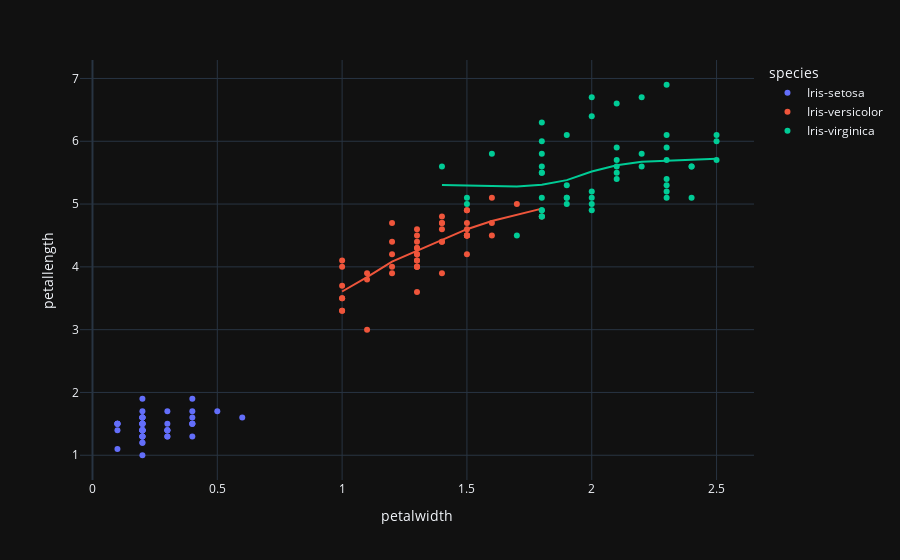

Notebook code cell kept with this figure:
### Code cell
px.scatter(data, x="petalwidth", y="petallength", color="species", trendline="lowess", template='plotly_dark')

### Figure 1 — Plotly figure (JSON) as saved in the notebook; plotly's stock layout.template omitted (floating-point values rounded to 4 significant figures)
{"data": [{"hovertemplate": "species=Iris-setosa<br>petalwidth=%{x}<br>petallength=%{y}<extra></extra>", "legendgroup": "Iris-setosa", "marker": {"color": "#636efa", "symbol": "circle"}, "mode": "markers", "name": "Iris-setosa", "orientation": "v", "showlegend": true, "type": "scatter", "x": [0.2, 0.2, 0.2, 0.2, 0.2, 0.4, 0.3, 0.2, 0.2, 0.1, 0.2, 0.2, 0.1, 0.1, 0.2, 0.4, 0.4, 0.3, 0.3, 0.3, 0.2, 0.4, 0.2, 0.5, 0.2, 0.2, 0.4, 0.2, 0.2, 0.2, 0.2, 0.4, 0.1, 0.2, 0.1, 0.2, 0.2, 0.1, 0.2, 0.2, 0.3, 0.3, 0.2, 0.6, 0.4, 0.3, 0.2, 0.2, 0.2, 0.2], "xaxis": "x", "y": [1.4, 1.4, 1.3, 1.5, 1.4, 1.7, 1.4, 1.5, 1.4, 1.5, 1.5, 1.6, 1.4, 1.1, 1.2, 1.5, 1.3, 1.4, 1.7, 1.5, 1.7, 1.5, 1, 1.7, 1.9, 1.6, 1.6, 1.5, 1.4, 1.6, 1.6, 1.5, 1.5, 1.4, 1.5, 1.2, 1.3, 1.5, 1.3, 1.5, 1.3, 1.3, 1.3, 1.6, 1.9, 1.4, 1.6, 1.4, 1.5, 1.4], "yaxis": "y"}, {"hovertemplate": "<b>LOWESS trendline</b><br><br>species=Iris-setosa<br>petalwidth=%{x}<br>petallength=%{y} <b>(trend)</b><extra></extra>", "legendgroup": "Iris-setosa", "marker": {"color": "#636efa", "symbol": "circle"}, "mode": "lines", "name": "Iris-setosa", "showlegend": false, "type": "scatter", "x": [0.1, 0.1, 0.1, 0.1, 0.1, 0.1, 0.2, 0.2, 0.2, 0.2, 0.2, 0.2, 0.2, 0.2, 0.2, 0.2, 0.2, 0.2, 0.2, 0.2, 0.2, 0.2, 0.2, 0.2, 0.2, 0.2, 0.2, 0.2, 0.2, 0.2, 0.2, 0.2, 0.2, 0.2, 0.3, 0.3, 0.3, 0.3, 0.3, 0.3, 0.3, 0.4, 0.4, 0.4, 0.4, 0.4, 0.4, 0.4, 0.5, 0.6], "xaxis": "x", "y": [null, null, null, null, null, null, null, null, null, null, null, null, null, null, null, null, null, null, null, null, null, null, null, null, null, null, null, null, null, null, null, null, null, null, null, null, null, null, null, null, null, null, null, null, null, null, null, null, null, null], "yaxis": "y"}, {"hovertemplate": "species=Iris-versicolor<br>petalwidth=%{x}<br>petallength=%{y}<extra></extra>", "legendgroup": "Iris-versicolor", "marker": {"color": "#EF553B", "symbol": "circle"}, "mode": "markers", "name": "Iris-versicolor", "orientation": "v", "showlegend": true, "type": "scatter", "x": [1.4, 1.5, 1.5, 1.3, 1.5, 1.3, 1.6, 1, 1.3, 1.4, 1, 1.5, 1, 1.4, 1.3, 1.4, 1.5, 1, 1.5, 1.1, 1.8, 1.3, 1.5, 1.2, 1.3, 1.4, 1.4, 1.7, 1.5, 1, 1.1, 1, 1.2, 1.6, 1.5, 1.6, 1.5, 1.3, 1.3, 1.3, 1.2, 1.4, 1.2, 1, 1.3, 1.2, 1.3, 1.3, 1.1, 1.3], "xaxis": "x", "y": [4.7, 4.5, 4.9, 4, 4.6, 4.5, 4.7, 3.3, 4.6, 3.9, 3.5, 4.2, 4, 4.7, 3.6, 4.4, 4.5, 4.1, 4.5, 3.9, 4.8, 4, 4.9, 4.7, 4.3, 4.4, 4.8, 5, 4.5, 3.5, 3.8, 3.7, 3.9, 5.1, 4.5, 4.5, 4.7, 4.4, 4.1, 4, 4.4, 4.6, 4, 3.3, 4.2, 4.2, 4.2, 4.3, 3, 4.1], "yaxis": "y"}, {"hovertemplate": "<b>LOWESS trendline</b><br><br>species=Iris-versicolor<br>petalwidth=%{x}<br>petallength=%{y} <b>(trend)</b><extra></extra>", "legendgroup": "Iris-versicolor", "marker": {"color": "#EF553B", "symbol": "circle"}, "mode": "lines", "name": "Iris-versicolor", "showlegend": false, "type": "scatter", "x": [1, 1, 1, 1, 1, 1, 1, 1.1, 1.1, 1.1, 1.2, 1.2, 1.2, 1.2, 1.2, 1.3, 1.3, 1.3, 1.3, 1.3, 1.3, 1.3, 1.3, 1.3, 1.3, 1.3, 1.3, 1.3, 1.4, 1.4, 1.4, 1.4, 1.4, 1.4, 1.4, 1.5, 1.5, 1.5, 1.5, 1.5, 1.5, 1.5, 1.5, 1.5, 1.5, 1.6, 1.6, 1.6, 1.7, 1.8], "xaxis": "x", "y": [3.608, 3.608, 3.608, 3.608, 3.608, 3.608, 3.608, 3.835, 3.835, 3.835, 4.084, 4.084, 4.084, 4.084, 4.084, 4.257, 4.257, 4.257, 4.257, 4.257, 4.257, 4.257, 4.257, 4.257, 4.257, 4.257, 4.257, 4.257, 4.434, 4.434, 4.434, 4.434, 4.434, 4.434, 4.434, 4.6, 4.6, 4.6, 4.6, 4.6, 4.6, 4.6, 4.6, 4.6, 4.6, 4.729, 4.729, 4.729, 4.823, 4.928], "yaxis": "y"}, {"hovertemplate": "species=Iris-virginica<br>petalwidth=%{x}<br>petallength=%{y}<extra></extra>", "legendgroup": "Iris-virginica", "marker": {"color": "#00cc96", "symbol": "circle"}, "mode": "markers", "name": "Iris-virginica", "orientation": "v", "showlegend": true, "type": "scatter", "x": [2.5, 1.9, 2.1, 1.8, 2.2, 2.1, 1.7, 1.8, 1.8, 2.5, 2, 1.9, 2.1, 2, 2.4, 2.3, 1.8, 2.2, 2.3, 1.5, 2.3, 2, 2, 1.8, 2.1, 1.8, 1.8, 1.8, 2.1, 1.6, 1.9, 2, 2.2, 1.5, 1.4, 2.3, 2.4, 1.8, 1.8, 2.1, 2.4, 2.3, 1.9, 2.3, 2.5, 2.3, 1.9, 2, 2.3, 1.8], "xaxis": "x", "y": [6, 5.1, 5.9, 5.6, 5.8, 6.6, 4.5, 6.3, 5.8, 6.1, 5.1, 5.3, 5.5, 5, 5.1, 5.3, 5.5, 6.7, 6.9, 5, 5.7, 4.9, 6.7, 4.9, 5.7, 6, 4.8, 4.9, 5.6, 5.8, 6.1, 6.4, 5.6, 5.1, 5.6, 6.1, 5.6, 5.5, 4.8, 5.4, 5.6, 5.1, 5.1, 5.9, 5.7, 5.2, 5, 5.2, 5.4, 5.1], "yaxis": "y"}, {"hovertemplate": "<b>LOWESS trendline</b><br><br>species=Iris-virginica<br>petalwidth=%{x}<br>petallength=%{y} <b>(trend)</b><extra></extra>", "legendgroup": "Iris-virginica", "marker": {"color": "#00cc96", "symbol": "circle"}, "mode": "lines", "name": "Iris-virginica", "showlegend": false, "type": "scatter", "x": [1.4, 1.5, 1.5, 1.6, 1.7, 1.8, 1.8, 1.8, 1.8, 1.8, 1.8, 1.8, 1.8, 1.8, 1.8, 1.8, 1.9, 1.9, 1.9, 1.9, 1.9, 2, 2, 2, 2, 2, 2, 2.1, 2.1, 2.1, 2.1, 2.1, 2.1, 2.2, 2.2, 2.2, 2.3, 2.3, 2.3, 2.3, 2.3, 2.3, 2.3, 2.3, 2.4, 2.4, 2.4, 2.5, 2.5, 2.5], "xaxis": "x", "y": [5.303, 5.298, 5.298, 5.291, 5.282, 5.308, 5.308, 5.308, 5.308, 5.308, 5.308, 5.308, 5.308, 5.308, 5.308, 5.308, 5.381, 5.381, 5.381, 5.381, 5.381, 5.519, 5.519, 5.519, 5.519, 5.519, 5.519, 5.617, 5.617, 5.617, 5.617, 5.617, 5.617, 5.672, 5.672, 5.672, 5.683, 5.683, 5.683, 5.683, 5.683, 5.683, 5.683, 5.683, 5.705, 5.705, 5.705, 5.723, 5.723, 5.723], "yaxis": "y"}], "layout": {"legend": {"title": {"text": "species"}, "tracegroupgap": 0}, "margin": {"t": 60}, "xaxis": {"anchor": "y", "domain": [0, 1], "title": {"text": "petalwidth"}}, "yaxis": {"anchor": "x", "domain": [0, 1], "title": {"text": "petallength"}}}}
